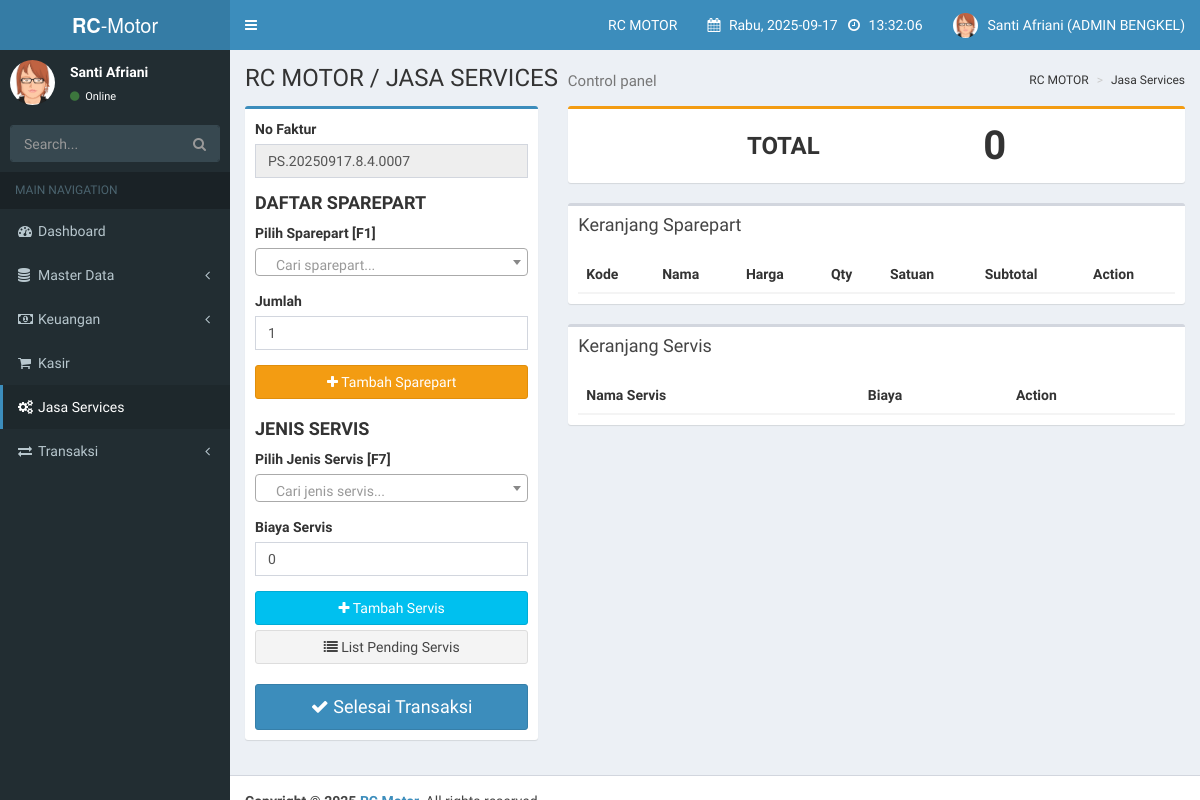
The page /index.php?page=jasa_services (signed in) on the database its author committed.
### tables this page shows
CREATE TABLE `users` (
  `id_user` int(11) NOT NULL AUTO_INCREMENT,
  `nama_lengkap` varchar(100) NOT NULL,
  `email` varchar(100) NOT NULL,
  `password` varchar(255) NOT NULL,
  `role` enum('super_user','owner_bengkel','admin_bengkel','teknisi') NOT NULL,
  `bengkel_id` int(11) DEFAULT NULL,
  `created_at` timestamp NOT NULL DEFAULT current_timestamp(),
  `updated_at` timestamp NOT NULL DEFAULT current_timestamp() ON UPDATE current_timestamp(),
  PRIMARY KEY (`id_user`),
  UNIQUE KEY `email` (`email`),
  KEY `bengkel_id` (`bengkel_id`),
  CONSTRAINT `users_ibfk_1` FOREIGN KEY (`bengkel_id`) REFERENCES `bengkels` (`id_bengkel`) ON DELETE SET NULL
);

CREATE TABLE `bengkels` (
  `id_bengkel` int(11) NOT NULL AUTO_INCREMENT,
  `nama_bengkel` varchar(100) NOT NULL,
  `alamat` text DEFAULT NULL,
  `telepon` varchar(20) DEFAULT NULL,
  `owner_id` int(11) DEFAULT NULL,
  `status` enum('aktif','non_aktif') NOT NULL DEFAULT 'aktif',
  `created_at` timestamp NOT NULL DEFAULT current_timestamp(),
  `updated_at` timestamp NOT NULL DEFAULT current_timestamp() ON UPDATE current_timestamp(),
  PRIMARY KEY (`id_bengkel`),
  KEY `fk_bengkels_owner` (`owner_id`),
  CONSTRAINT `fk_bengkels_owner` FOREIGN KEY (`owner_id`) REFERENCES `users` (`id_user`) ON DELETE SET NULL
);

### inc/functions.php (called while the page is built)
<?php
function get_user_role() {
    return $_SESSION['role'] ?? null;
}
?>

### pages/admin_bengkel/jasa_services.php (the view, shortened to what this page needs)
<?php
function generateNoFaktur($conn) {
    $id_user = $_SESSION['id_user'];
    $q_user = mysqli_query($conn, "SELECT bengkel_id FROM users WHERE id_user='$id_user' LIMIT 1");
    $d_user = mysqli_fetch_assoc($q_user);
    $id_bengkel = $d_user['bengkel_id'];
    $prefix = "PS." . date("Ymd") . "." . $id_user . "." . $id_bengkel;
    $today = date("Y-m-d");
    $q = mysqli_query($conn, "SELECT COUNT(*) as total
                              FROM transaksi
                              WHERE DATE(tanggal)='$today'
                              AND id_user='$id_user'
                              AND id_bengkel='$id_bengkel'");
    $row = mysqli_fetch_assoc($q);
    $no_urut = str_pad($row['total'] + 1, 4, "0", STR_PAD_LEFT);
    return $prefix . "." . $no_urut;
}
?>
<div class="row">
    <div class="col-md-4">
        <div class="box box-primary">
            <div class="box-body">
                <form id="form-transaksi" method="POST">
                    <div class="form-group">
                        <label>No Faktur</label>
                        <input type="text" class="form-control" name="no_faktur" value="<?php echo generateNoFaktur($conn); ?>" id = "noFakturText" readonly>
                    </div>
                    <h4><b>DAFTAR SPAREPART</b></h4>
                    <div class="form-group">
                        <label>Pilih Sparepart [F1]</label>
                    </div>
                    <div class="form-group">
                        <label>Jumlah</label>
                        <input type="number" class="form-control" id="jumlah-barang-input" value="1" min="1">
                    </div>
                    <button type="button" class="btn btn-warning btn-block" id="btn-add-sparepart"><i class="fa fa-plus"></i> Tambah Sparepart</button>
                    <h4 style="margin-top:20px;"><b>JENIS SERVIS</b></h4>
                    <div class="form-group">
                        <label>Pilih Jenis Servis [F7]</label>
                    </div>
                    <div class="form-group">
                        <label>Biaya Servis</label>
                        <input type="number" class="form-control" id="biaya-servis-input" value="0">
                    </div>
                    <button type="button" class="btn btn-info btn-block" id="btn-add-servis"><i class="fa fa-plus"></i> Tambah Servis</button>
                    <button type="button" class="btn btn-default btn-block" id="btn-list-servis"><i class="fa fa-list"></i> List Pending Servis</button>
                    <button type="button" class="btn btn-primary btn-block btn-lg" style="margin-top:20px;" data-toggle="modal" data-target="#modalSelesaiTransaksi">
                        <i class="fa fa-check"></i> Selesai Transaksi
                    </button>
                </form>
            </div>
        </div>
    </div>
    <div class="col-md-8">
        <div class="box box-warning">
            <div class="box-body" style="display: flex; justify-content: space-between; align-items: center; padding: 15px;">
                <h3 style="margin: 0; font-weight: bold;">TOTAL</h3>
                <h3 id="total-display" style="margin: 0; font-weight: bold; font-size: 40px;">0</h3>
            </div>
        </div>
        <div class="box">
            <div class="box-header"><h3 class="box-title">Keranjang Sparepart</h3></div>
            <div class="box-body table-responsive">
                <table class="table table-striped" id="table-sparepart">
                    <thead>
                        <tr>
                            <th>Kode</th>
                            <th>Nama</th>
                            <th>Harga</th>
                            <th>Qty</th>
                            <th>Satuan</th>
                            <th>Subtotal</th>
                            <th>Action</th>
                        </tr>
                    </thead>
                </table>
            </div>
        </div>
        <div class="box">
            <div class="box-header"><h3 class="box-title">Keranjang Servis</h3></div>
            <div class="box-body table-responsive">
                <table class="table table-striped" id="table-servis">
                    <thead>
                        <tr>
                            <th>Nama Servis</th>
                            <th>Biaya</th>
                            <th>Action</th>
                        </tr>
                    </thead>
                </table>
            </div>
        </div>
    </div>
</div>

### index.php (shortened to what this page needs)
<?php
include 'inc/koneksi.php';
require_once 'inc/functions.php';
$page = $_GET['page'] ?? 'default_page';
$breadcrumb = str_replace("_", " ", $page);
if (!isset($_SESSION['email']) || $_SESSION['email'] == "") {
    header("location:login.php");
    exit();
} else {
    $current_user_role = $_SESSION['role'];
    $query_data_users = mysqli_query($conn, "SELECT nama_lengkap, role, users.bengkel_id, bengkels.nama_bengkel FROM users join bengkels on users.bengkel_id = bengkels.id_bengkel WHERE email = '$_SESSION[email]'");
    $data_users = mysqli_fetch_array($query_data_users);
    $roletext = str_replace("_"," ", $data_users['role']);
    $nama_bengkel = htmlspecialchars($data_users['nama_bengkel']);
?>
<!DOCTYPE html>
<html>
<head>
    <link rel="stylesheet" href="bower_components/bootstrap/dist/css/bootstrap.min.css">
    <link rel="stylesheet" href="bower_components/font-awesome/css/font-awesome.min.css">
    <link rel="stylesheet" href="dist/css/AdminLTE.min.css">
    <link rel="stylesheet" href="dist/css/skins/_all-skins.min.css">
    <link rel="stylesheet" href="bower_components/morris.js/morris.css">
    <link rel="stylesheet" href="bower_components/jvectormap/jquery-jvectormap.css">
    <link rel="stylesheet" href="bower_components/bootstrap-datepicker/dist/css/bootstrap-datepicker.min.css">
    <link rel="stylesheet" href="bower_components/bootstrap-daterangepicker/daterangepicker.css">
    <link rel="stylesheet" href="plugins/bootstrap-wysihtml5/bootstrap3-wysihtml5.min.css">
    <link rel="stylesheet" type="text/css" href="plugins/datatable/datatables.css">
    <link href="https://cdn.jsdelivr.net/npm/select2@4.1.0-rc.0/dist/css/select2.min.css" rel="stylesheet" />
</head>
<body class="hold-transition skin-blue sidebar-mini">
<div class="wrapper">
    <header class="main-header">
        <a href="#" class="logo">
            <span class="logo-lg"><b>RC</b>-Motor</span>
        </a>
        <nav class="navbar navbar-static-top">
            <a href="#" class="sidebar-toggle" data-toggle="push-menu" role="button">
            </a>
            <div class="navbar-custom-menu">
                <ul class="nav navbar-nav">
                    <li class="dropdown user tasks-menu">
                        <a href="#" class="dropdown-toggle" data-toggle="dropdown">
                            <?= $nama_bengkel; ?>
                        </a>
                    </li>
                    <li class="dropdown user tasks-menu">
                        <a href="#" class="dropdown-toggle" data-toggle="dropdown">
                            <i class="fa fa-calendar" aria-hidden="true"></i>
                            <span class="" id="tanggal">
                                <?php
                                    function hari_ini(){
                                        $hari = date ("D");
                                        switch($hari){
                                            case 'Wed':
                                                $hari_ini = "Rabu";
                                            break;
                                        }
                                        return $hari_ini;
                                    }
                                ?>
                                <?= hari_ini().', '.date("Y-m-d"); ?>
                            </span>
                            <i class="fa fa-clock-o" aria-hidden="true"></i>
                            <span class="" id="jam">
                            </span>
                        </a>
                    </li>
                    <li class="dropdown user user-menu">
                        <a href="#" class="dropdown-toggle" data-toggle="dropdown">
                            <img src="dist/img/avatar3.png" class="user-image" alt="User Image">
                            <span class="hidden-xs"><?= $data_users['nama_lengkap']; ?> (<?= strtoupper($roletext); ?>)</span>
                        </a>
                    </li>
                </ul>
            </div>
        </nav>
    </header>
    <aside class="main-sidebar">
        <section class="sidebar">
            <div class="user-panel">
                <div class="pull-left image">
                    <img src="dist/img/avatar3.png" class="img-circle" alt="User Image">
                </div>
                <div class="pull-left info">
                    <p><?= $data_users['nama_lengkap']; ?></p>
                    <a href="#"><i class="fa fa-circle text-success"></i> Online</a>
                </div>
            </div>
            <form action="#" method="get" class="sidebar-form">
                <div class="input-group">
                    <input type="text" name="q" class="form-control" placeholder="Search...">
                    <span class="input-group-btn">
                        <button type="submit" name="search" id="search-btn" class="btn btn-flat"><i class="fa fa-search"></i>
                        </button>
                    </span>
                </div>
            </form>
            <?php
            $page = $_GET['page'] ?? 'dashboard';
            ?>
            <ul class="sidebar-menu" data-widget="tree">
                <li class="header">MAIN NAVIGATION</li>
                <li class="<?php echo ($page === 'dashboard') ? 'active' : ''; ?>">
                    <a href="?page=dashboard">
                        <i class="fa fa-dashboard"></i><span>Dashboard</span>
                    </a>
                </li>
                <?php if (get_user_role() === 'admin_bengkel'): ?>
                <li class="treeview <?php echo (in_array($page, ['sparepart', 'barcode', 'supplier', 'pelanggan', 'teknisi', 'jenis_services', 'merk', 'sub_merk', 'stok_opname', 'history_stok_masuk', 'history_stok_keluar'])) ? 'active menu-open' : ''; ?>">
                    <a href="#">
                        <i class="fa fa-database"></i><span>Master Data</span>
                        <span class="pull-right-container">
                            <i class="fa fa-angle-left pull-right"></i>
                        </span>
                    </a>
                </li>
                <li class="treeview <?php echo (in_array($page, ['asset', 'modal', 'biaya'])) ? 'active menu-open' : ''; ?>">
                    <a href="#">
                        <i class="fa fa-money"></i><span>Keuangan</span>
                        <span class="pull-right-container">
                            <i class="fa fa-angle-left pull-right"></i>
                        </span>
                    </a>
                </li>
                <li class="<?php echo ($page === 'kasir') ? 'active' : ''; ?>">
                    <a href="?page=kasir">
                        <i class="fa fa-shopping-cart"></i><span>Kasir</span>
                    </a>
                </li>
                <li class="<?php echo ($page === 'jasa_services') ? 'active' : ''; ?>">
                    <a href="?page=jasa_services">
                        <i class="fa fa-cogs"></i><span>Jasa Services</span>
                    </a>
                </li>
                <li class="treeview <?php echo (in_array($page, ['penjualan', 'jasa_services_report', 'pembelian', 'piutang', 'hutang', 'return_penjualan', 'return_pembelian'])) ? 'active menu-open' : ''; ?>">
                    <a href="#">
                        <i class="fa fa-exchange"></i><span>Transaksi</span>
                        <span class="pull-right-container">
                            <i class="fa fa-angle-left pull-right"></i>
                        </span>
                    </a>
                </li>
                <?php endif; ?>
            </ul>
        </section>
    </aside>
    <div class="content-wrapper">
        <section class="content-header">
            <h1>
                RC MOTOR / <?= strtoupper($breadcrumb ?? 'DASHBOARD'); ?>
                <small>Control panel</small>
            </h1>
            <ol class="breadcrumb">
                <li>RC MOTOR</li>
                <li class="text-capitalize"><?= $breadcrumb ?? 'Tidak Tersedia'; ?></li>
            </ol>
        </section>
        <section class="content">
            <?php
            $page = $_GET['page'] ?? 'dashboard';
            $halaman = str_replace(" ", "_", $page);
            $folder = '';
            if ($current_user_role == 'super_user') {
                $folder = 'super_user/';
            } else if ($current_user_role == 'admin_bengkel') {
                $folder = 'admin_bengkel/';
            } else if ($current_user_role == 'owner_bengkel') {
                $folder = 'owner_bengkel/';
            } else {
                $folder = '';
            }
            $halaman2 = "pages/".$folder. $halaman . ".php";
            if (file_exists($halaman2)) {
                include $halaman2;
            } else {
                echo "<div class='alert alert-danger'>Halaman <strong>" . htmlspecialchars($page) . "</strong> Tidak ditemukan atau tidak ada akses untuk peran ini.</div>";
            }
            ?>
        </section>
        </div>
    <footer class="main-footer">
        <strong>Copyright &copy; 2025 <a href=""> RC Motor</a>.</strong> All rights
    </footer>
</div>
</body>
</html>
<?php
}
?>

### rows shown on the page
users: bengkel.nama_bengkel "RC MOTOR", nama_lengkap "Santi Afriani", role "ADMIN BENGKEL"

### other values the page prints
hari_ini() "Rabu"
$breadcrumb "JASA SERVICES"
$breadcrumb "Jasa Services"
